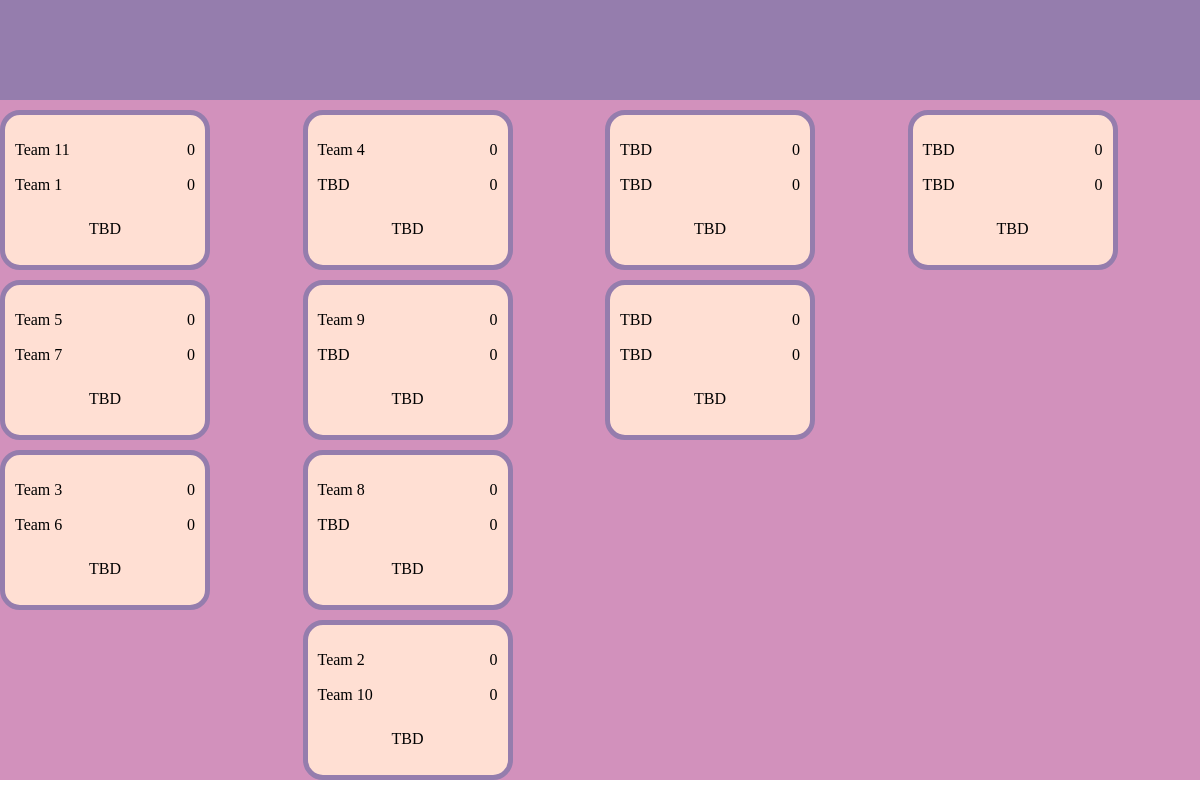
Screenshot of /brackets/3/ with the database file from the repository.
### tourneys/models.py (models this page shows, shortened)
class Team(models.Model):
	tem_id = models.BigAutoField(primary_key=True)
	tem_name = models.CharField(max_length=50,null=True,unique=False)
	tem_pos= models.IntegerField(null=True,unique=False)
	tem_Round= models.IntegerField(null=True,unique=False)
	eve_n=models.ForeignKey(Event,on_delete=models.CASCADE)

### tourneys/views.py (the view, shortened to what this page needs)
# urls.py: path('brackets/<int:pk_e>/',views.brackets,name="brackets"),
def brackets(request,pk_e):
    tem=Team.objects.filter(eve_n=pk_e)
    global n
    em=Event.objects.get(eve_id=pk_e)
    n=em.eve_no_teams
    if em.eve_mode=="knock-out":
        if len(tem)==0:
            makeBracket(n,pk_e)
            tem=Team.objects.filter(eve_n=pk_e)
            makeMatch(pk_e,tem)
        tem=Team.objects.filter(eve_n=pk_e)
        met=Match.objects.filter(eve_n=pk_e)
        tem_a_name=[]
        tem_b_name=[]
        mat_rounds=[]
        for i in met:
            if i.tem_id_a==None:tem_a_name.append("TBD")
            else:
                node=Team.objects.get(tem_id=i.tem_id_a)
                tem_a_name.append(node.tem_name)
            if i.tem_id_b==None:tem_b_name.append("TBD")
            else:
                node=Team.objects.get(tem_id=i.tem_id_b)
                tem_b_name.append(node.tem_name)
            mat_rounds.append(i.mat_round)
        name=zip(tem_a_name,tem_b_name)
        context={'n' : n,'tem':tem,'met':met,'name':name,'rounds':mat_rounds}
        return render(request,'tourneys/gridTime.html',context)

### tourneys/templates/tourneys/gridTime.html (shortened to what this page needs)
{% load static %}
<!DOCTYPE html>
<html>
<head>
</head>
<body>
<div class="container">
	<div class="header"></div>
	{% for a,b in name %}
	<div class="item">
	  <div class="team-1">
	  	<p>
	  		{{ a }}
	  	</p>
	  	<p>0</p>
	  </div>
	  <div class="team-2">
	 	<p>
			{{ b }}
	 	</p>
	 	<p>0</p>
	  </div>
	  <div class="date">TBD</div>
	</div>
	{% endfor %}
</div>
</body>
</html>

### tourneys/templates/tourneys/gridTime.html (style rules this page uses)
body { margin: 0; }
.item { background-color: #FFDFD3; height: 150px; border: 5px solid #957DAD; border-radius: 20px; width: 200px; }
.team-1 { padding: 10px; display: flex; justify-content: space-between; height: 10%; }
.team-2 { padding: 10px; display: flex; justify-content: space-between; }
.header { background-color: #957DAD; grid-column-start: 1; grid-column-end: 5; grid-row-start: 1; grid-row-end: 2; height: 100px; }
.date { text-align: center; }

### rows the page displays
Team: name "Team 11"
Team: name "Team 1"
Team: name "Team 5"
Team: name "Team 7"
Team: name "Team 3"
Team: name "Team 6"
Team: name "Team 4"
Team: name "Team 9"
Team: name "Team 8"
Team: name "Team 2"
Team: name "Team 10"

### other values shown
{{ b }} "TBD" "TBD" "TBD" "TBD" "TBD" "TBD"
{{ a }} "TBD" "TBD" "TBD"
